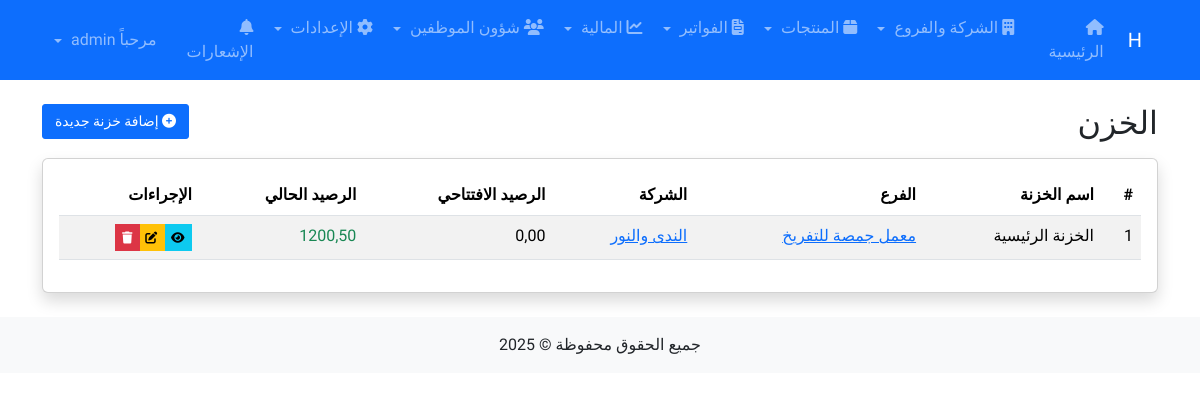
The app's page /safes/ (signed in) with its own data.
### core/models.py (models this page shows, shortened)
class Safe(models.Model):
    branch = models.ForeignKey(Branch, on_delete=models.CASCADE, related_name='safes', verbose_name=_("الفرع"))
    name = models.CharField(_("اسم الخزنة"), max_length=255)
    initial_balance = models.DecimalField(_("الرصيد الافتتاحي"), max_digits=15, decimal_places=2, default=0)
    current_balance = models.DecimalField(_("الرصيد الحالي"), max_digits=15, decimal_places=2, default=0)
    class Meta:
        verbose_name = _("خزنة")
        verbose_name_plural = _("الخزن")

class Branch(models.Model):
    company = models.ForeignKey(Company, on_delete=models.CASCADE, related_name='branches', verbose_name=_("الشركة"))
    name = models.CharField(_("اسم الفرع"), max_length=255)
    address = models.TextField(_("العنوان"), blank=True, null=True)
    phone = models.CharField(_("رقم الهاتف"), max_length=20, blank=True, null=True)
    manager = models.CharField(_("المدير"), max_length=255, blank=True, null=True)
    class Meta:
        verbose_name = _("فرع")
        verbose_name_plural = _("الفروع")

class Company(models.Model):
    name = models.CharField(_("اسم الشركة"), max_length=255)
    address = models.TextField(_("العنوان"), blank=True, null=True)
    phone = models.CharField(_("رقم الهاتف"), max_length=20, blank=True, null=True)
    email = models.EmailField(_("البريد الإلكتروني"), blank=True, null=True)
    tax_number = models.CharField(_("الرقم الضريبي"), max_length=50, blank=True, null=True)
    logo = models.ImageField(_("الشعار"), upload_to='company_logos/', blank=True, null=True)
    class Meta:
        verbose_name = _("شركة")
        verbose_name_plural = _("الشركات")

### core/views.py (the view)
# urls.py: path('safes/', views.safe_list, name='safe_list'),
@login_required
def safe_list(request):
    safes = Safe.objects.all()
    return render(request, 'core/safe/list.html', {'safes': safes})

### users/context_processors.py (called while the page is built)
def notifications(request):
    context_data = {
        'unread_notifications_count': 0
    }
    if request.user.is_authenticated:
        context_data['unread_notifications_count'] = get_unread_notifications_count(request.user)
    return context_data

### users/utils.py (called while the page is built)
def get_unread_notifications_count(user):
    return UserNotification.objects.filter(recipient=user, is_read=False).count()

### templates/core/safe/list.html (shortened to what this page needs)
{% extends 'base.html' %}
{% block content %}
<div class="row mb-3">
    <div class="col-md-8">
        <h2 class="mb-0">الخزن</h2>
    </div>
    <div class="col-md-4 text-end">
        <a href="{% url 'safe_add' %}" class="btn btn-primary">
            <i class="fas fa-plus-circle"></i> إضافة خزنة جديدة
        </a>
    </div>
</div>
<div class="card shadow">
    <div class="card-body">
        {% if safes %}
            <div class="table-responsive">
                <table class="table table-striped table-hover">
                    <thead>
                        <tr>
                            <th>#</th>
                            <th>اسم الخزنة</th>
                            <th>الفرع</th>
                            <th>الشركة</th>
                            <th>الرصيد الافتتاحي</th>
                            <th>الرصيد الحالي</th>
                            <th>الإجراءات</th>
                        </tr>
                    </thead>
                    <tbody>
                        {% for safe in safes %}
                            <tr>
                                <td>{{ forloop.counter }}</td>
                                <td>{{ safe.name }}</td>
                                <td>
                                    <a href="{% url 'branch_detail' safe.branch.pk %}">
                                        {{ safe.branch.name }}
                                    </a>
                                </td>
                                <td>
                                    <a href="{% url 'company_detail' safe.branch.company.pk %}">
                                        {{ safe.branch.company.name }}
                                    </a>
                                </td>
                                <td>{{ safe.initial_balance }}</td>
                                <td>
                                    <span class="{% if safe.current_balance < 0 %}text-danger{% elif safe.current_balance > 0 %}text-success{% endif %}">
                                        {{ safe.current_balance }}
                                    </span>
                                </td>
                                <td>
                                    <div class="btn-group">
                                        <a href="{% url 'safe_detail' safe.pk %}" class="btn btn-sm btn-info">
                                            <i class="fas fa-eye"></i>
                                        </a>
                                        <a href="{% url 'safe_edit' safe.pk %}" class="btn btn-sm btn-warning">
                                            <i class="fas fa-edit"></i>
                                        </a>
                                        <a href="{% url 'safe_delete' safe.pk %}" class="btn btn-sm btn-danger">
                                            <i class="fas fa-trash"></i>
                                        </a>
                                    </div>
                                </td>
                            </tr>
                        {% endfor %}
                    </tbody>
                </table>
            </div>
        {% else %}
            <div class="alert alert-info">
                لا توجد خزن مسجلة حتى الآن. <a href="{% url 'safe_add' %}">أضف خزنة جديدة</a>
            </div>
        {% endif %}
    </div>
</div>
{% endblock %}

### templates/base.html (style rules this page uses)
body { font-family: 'Tajawal', sans-serif; }
.card { transition: transform 0.3s; }
.btn { padding: 0.375rem 0.75rem; font-size: 0.875rem; border-radius: 3px; box-shadow: none; transition: all 0.2s; }
.btn-sm { padding: 0.25rem 0.5rem; font-size: 0.75rem; }
.table .btn { padding: 0.2rem 0.4rem; font-size: 0.75rem; }

### records on screen
Safe: name "الخزنة الرئيسية", branch.name "معمل جمصة للتفريخ", branch.company.name "الندى والنور", initial_balance "0,00", current_balance "1200,50"
